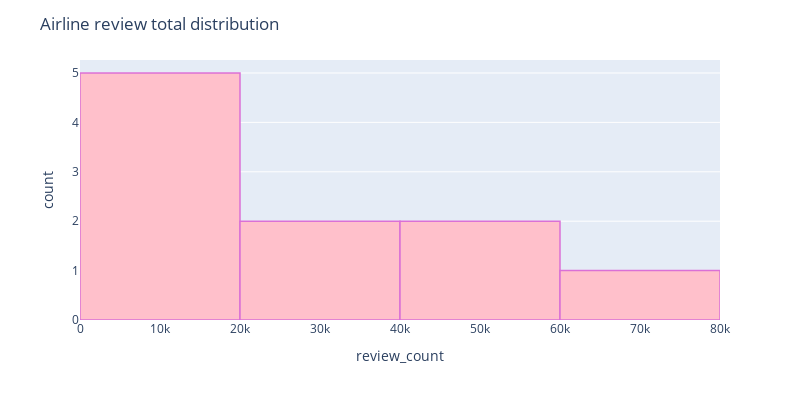

The notebook cell saved with this chart:
### Markdown cell above
*Plot Total Review Distributions*

### Code cell
# Seaborn plot

color = sns.color_palette()

fig = px.histogram(airlines_df, x="review_count",  width=800, height=400)
fig.update_traces(marker_color="pink",marker_line_color='orchid',
                  marker_line_width=1.5)
fig.update_layout(title_text='Airline review total distribution')
fig.show()

### Figure 1 — Plotly figure (JSON) as saved in the notebook; plotly's stock layout.template omitted (floating-point values rounded to 4 significant figures)
{"data": [{"alignmentgroup": "True", "bingroup": "x", "hovertemplate": "review_count=%{x}<br>count=%{y}<extra></extra>", "legendgroup": "", "marker": {"color": "pink", "line": {"color": "orchid", "width": 1.5}, "pattern": {"shape": ""}}, "name": "", "offsetgroup": "", "orientation": "v", "showlegend": false, "type": "histogram", "x": [64134, 40963, 40715, 29753, 20691, 16642, 13288, 11957, 6004, 4883], "xaxis": "x", "yaxis": "y"}], "layout": {"barmode": "relative", "height": 400, "legend": {"tracegroupgap": 0}, "margin": {"t": 60}, "title": {"text": "Airline review total distribution"}, "width": 800, "xaxis": {"anchor": "y", "domain": [0, 1], "title": {"text": "review_count"}}, "yaxis": {"anchor": "x", "domain": [0, 1], "title": {"text": "count"}}}}
